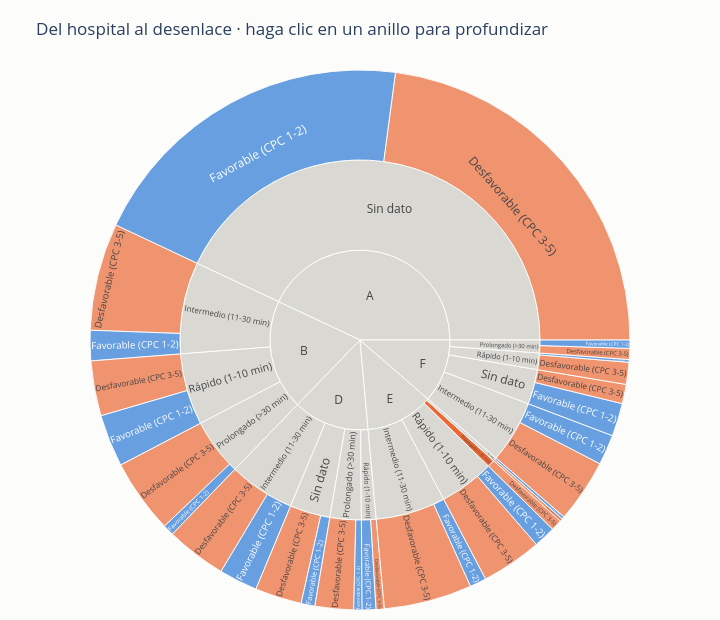

Source (notebook cell):
### Markdown cell above
### **2.2. Visualizaciones Interactivas**
---

* Cree visualizaciones interactivas, como gráficos dinámicos o tableros interactivos y proporcione instrucciones claras sobre cómo interactuar con ellos.
* Explore cómo estas visualizaciones ayudan en la exploración de datos y documente su análisis.

Las tres visualizaciones siguientes usan **Plotly** y responden a preguntas que un gráfico estático no puede atender bien: seguir un subgrupo concreto a través de varias variables, aislar un centro del resto, o descender desde el total de la cohorte hasta un nivel individual de severidad.

> **Nota de reproducción.** Si el notebook se abre sin conexión, las figuras interactivas pueden no renderizarse porque la librería se carga desde CDN. Basta con volver a ejecutar las celdas de esta sección con conexión disponible.

### Code cell
# ---------------------------------------------------------------------------
# Preparación · se convierte a texto porque Plotly no admite categóricas
# no ordenadas en el argumento 'path'
# ---------------------------------------------------------------------------
base = clinical.assign(
    Desenlace=clinical['Outcome'].astype(str).map(ETIQUETA_DESENLACE)
)

MAPA = {ETIQUETA_DESENLACE['Good']: FAVORABLE,
        ETIQUETA_DESENLACE['Poor']: DESFAVORABLE,
        '(?)': '#d9d8d3'}          # nodos intermedios del sunburst

# ---------------------------------------------------------------------------
# Figura interactiva · jerarquía hospital → tramo de ROSC → desenlace
# ---------------------------------------------------------------------------
jerarquia = (base.groupby(['Hospital', 'ROSC_cat', 'Desenlace'], observed=True)
             .size().reset_index(name='Pacientes')
             .astype({'Hospital': str, 'ROSC_cat': str, 'Desenlace': str}))

fig = px.sunburst(
    jerarquia,
    path=['Hospital', 'ROSC_cat', 'Desenlace'],
    values='Pacientes',
    color='Desenlace',
    color_discrete_map=MAPA,
    title='Del hospital al desenlace · haga clic en un anillo para profundizar',
)
fig.update_traces(
    hovertemplate='<b>%{label}</b><br>%{value} pacientes'
                  '<br>%{percentParent:.1%} de su nivel superior<extra></extra>')
fig.update_layout(width=720, height=620,
                  paper_bgcolor=SUPERFICIE, font=dict(size=12),
                  margin=dict(t=70, l=10, r=10, b=10))
fig.show()

print(f"{len(base)} pacientes · {jerarquia['Hospital'].nunique()} centros")

### Figure 1 — Plotly figure (JSON) as saved in the notebook; plotly's stock layout.template omitted (floating-point values rounded to 4 significant figures)
{"data": [{"branchvalues": "total", "customdata": [["(?)"], ["(?)"], ["(?)"], ["(?)"], ["(?)"], ["(?)"], ["(?)"], ["(?)"], ["(?)"], ["(?)"], ["(?)"], ["(?)"], ["(?)"], ["(?)"], ["(?)"], ["(?)"], ["(?)"], ["(?)"], ["(?)"], ["(?)"], ["Desfavorable (CPC 3-5)"], ["Desfavorable (CPC 3-5)"], ["Desfavorable (CPC 3-5)"], ["Desfavorable (CPC 3-5)"], ["Desfavorable (CPC 3-5)"], ["Desfavorable (CPC 3-5)"], ["Desfavorable (CPC 3-5)"], ["Desfavorable (CPC 3-5)"], ["Desfavorable (CPC 3-5)"], ["Desfavorable (CPC 3-5)"], ["Desfavorable (CPC 3-5)"], ["Desfavorable (CPC 3-5)"], ["Desfavorable (CPC 3-5)"], ["Desfavorable (CPC 3-5)"], ["Desfavorable (CPC 3-5)"], ["Desfavorable (CPC 3-5)"], ["Desfavorable (CPC 3-5)"], ["Favorable (CPC 1-2)"], ["Favorable (CPC 1-2)"], ["Favorable (CPC 1-2)"], ["Favorable (CPC 1-2)"], ["Favorable (CPC 1-2)"], ["Favorable (CPC 1-2)"], ["Favorable (CPC 1-2)"], ["Favorable (CPC 1-2)"], ["Favorable (CPC 1-2)"], ["Favorable (CPC 1-2)"], ["Favorable (CPC 1-2)"], ["Favorable (CPC 1-2)"], ["Favorable (CPC 1-2)"], ["Favorable (CPC 1-2)"], ["Favorable (CPC 1-2)"]], "domain": {"x": [0, 1], "y": [0, 1]}, "hovertemplate": "<b>%{label}</b><br>%{value} pacientes<br>%{percentParent:.1%} de su nivel superior<extra></extra>", "ids": ["F", "A/Sin dato", "B/Rápido (1-10 min)", "B/Intermedio (11-30 min)", "B/Prolongado (>30 min)", "D/Rápido (1-10 min)", "D/Intermedio (11-30 min)", "D/Prolongado (>30 min)", "D/Sin dato", "E/Intermedio (11-30 min)", "E/Rápido (1-10 min)", "E/Sin dato", "F/Rápido (1-10 min)", "F/Intermedio (11-30 min)", "F/Prolongado (>30 min)", "F/Sin dato", "A", "B", "D", "E", "F/Prolongado (>30 min)/Desfavorable (CPC 3-5)", "F/Sin dato/Desfavorable (CPC 3-5)", "E/Prolongado (>30 min)", "A/Sin dato/Desfavorable (CPC 3-5)", "F/Intermedio (11-30 min)/Desfavorable (CPC 3-5)", "D/Prolongado (>30 min)/Desfavorable (CPC 3-5)", "F/Rápido (1-10 min)/Desfavorable (CPC 3-5)", "D/Sin dato/Desfavorable (CPC 3-5)", "E/Rápido (1-10 min)/Desfavorable (CPC 3-5)", "B/Prolongado (>30 min)/Desfavorable (CPC 3-5)", "D/Rápido (1-10 min)/Desfavorable (CPC 3-5)", "E/Intermedio (11-30 min)/Desfavorable (CPC 3-5)", "B/Intermedio (11-30 min)/Desfavorable (CPC 3-5)", "E/Prolongado (>30 min)/Desfavorable (CPC 3-5)", "E/Sin dato/Desfavorable (CPC 3-5)", "B/Rápido (1-10 min)/Desfavorable (CPC 3-5)", "D/Intermedio (11-30 min)/Desfavorable (CPC 3-5)", "B/Rápido (1-10 min)/Favorable (CPC 1-2)", "B/Prolongado (>30 min)/Favorable (CPC 1-2)", "A/Sin dato/Favorable (CPC 1-2)", "B/Intermedio (11-30 min)/Favorable (CPC 1-2)", "F/Rápido (1-10 min)/Favorable (CPC 1-2)", "D/Intermedio (11-30 min)/Favorable (CPC 1-2)", "D/Sin dato/Favorable (CPC 1-2)", "E/Rápido (1-10 min)/Favorable (CPC 1-2)", "E/Intermedio (11-30 min)/Favorable (CPC 1-2)", "F/Sin dato/Favorable (CPC 1-2)", "F/Prolongado (>30 min)/Favorable (CPC 1-2)", "F/Intermedio (11-30 min)/Favorable (CPC 1-2)", "E/Sin dato/Favorable (CPC 1-2)", "D/Rápido (1-10 min)/Favorable (CPC 1-2)", "D/Prolongado (>30 min)/Favorable (CPC 1-2)"], "labels": ["F", "Sin dato", "Rápido (1-10 min)", "Intermedio (11-30 min)", "Prolongado (>30 min)", "Rápido (1-10 min)", "Intermedio (11-30 min)", "Prolongado (>30 min)", "Sin dato", "Intermedio (11-30 min)", "Rápido (1-10 min)", "Sin dato", "Rápido (1-10 min)", "Intermedio (11-30 min)", "Prolongado (>30 min)", "Sin dato", "A", "B", "D", "E", "Desfavorable (CPC 3-5)", "Desfavorable (CPC 3-5)", "Prolongado (>30 min)", "Desfavorable (CPC 3-5)", "Desfavorable (CPC 3-5)", "Desfavorable (CPC 3-5)", "Desfavorable (CPC 3-5)", "Desfavorable (CPC 3-5)", "Desfavorable (CPC 3-5)", "Desfavorable (CPC 3-5)", "Desfavorable (CPC 3-5)", "Desfavorable (CPC 3-5)", "Desfavorable (CPC 3-5)", "Desfavorable (CPC 3-5)", "Desfavorable (CPC 3-5)", "Desfavorable (CPC 3-5)", "Desfavorable (CPC 3-5)", "Favorable (CPC 1-2)", "Favorable (CPC 1-2)", "Favorable (CPC 1-2)", "Favorable (CPC 1-2)", "Favorable (CPC 1-2)", "Favorable (CPC 1-2)", "Favorable (CPC 1-2)", "Favorable (CPC 1-2)", "Favorable (CPC 1-2)", "Favorable (CPC 1-2)", "Favorable (CPC 1-2)", "Favorable (CPC 1-2)", "Favorable (CPC 1-2)", "Favorable (CPC 1-2)", "Favorable (CPC 1-2)"], "marker": {"colors": ["#d9d8d3", "#d9d8d3", "#d9d8d3", "#d9d8d3", "#d9d8d3", "#d9d8d3", "#d9d8d3", "#d9d8d3", "#d9d8d3", "#d9d8d3", "#d9d8d3", "#d9d8d3", "#d9d8d3", "#d9d8d3", "#d9d8d3", "#d9d8d3", "#d9d8d3", "#d9d8d3", "#d9d8d3", "#d9d8d3", "#eb6834", "#eb6834", "#eb6834", "#eb6834", "#eb6834", "#eb6834", "#eb6834", "#eb6834", "#eb6834", "#eb6834", "#eb6834", "#eb6834", "#eb6834", "#eb6834", "#eb6834", "#eb6834", "#eb6834", "#2a78d6", "#2a78d6", "#2a78d6", "#2a78d6", "#2a78d6", "#2a78d6", "#2a78d6", "#2a78d6", "#2a78d6", "#2a78d6", "#2a78d6", "#2a78d6", "#2a78d6", "#2a78d6", "#2a78d6"]}, "name": "", "parents": ["", "A", "B", "B", "B", "D", "D", "D", "D", "E", "E", "E", "F", "F", "F", "F", "", "", "", "", "F/Prolongado (>30 min)", "F/Sin dato", "E", "A/Sin dato", "F/Intermedio (11-30 min)", "D/Prolongado (>30 min)", "F/Rápido (1-10 min)", "D/Sin dato", "E/Rápido (1-10 min)", "B/Prolongado (>30 min)", "D/Rápido (1-10 min)", "E/Intermedio (11-30 min)", "B/Intermedio (11-30 min)", "E/Prolongado (>30 min)", "E/Sin dato", "B/Rápido (1-10 min)", "D/Intermedio (11-30 min)", "B/Rápido (1-10 min)", "B/Prolongado (>30 min)", "A/Sin dato", "B/Intermedio (11-30 min)", "F/Rápido (1-10 min)", "D/Intermedio (11-30 min)", "D/Sin dato", "E/Rápido (1-10 min)", "E/Intermedio (11-30 min)", "F/Sin dato", "F/Prolongado (>30 min)", "F/Intermedio (11-30 min)", "E/Sin dato", "D/Rápido (1-10 min)", "D/Prolongado (>30 min)"], "type": "sunburst", "values": [69.0, 261.0, 39.0, 50.0, 31.0, 8.0, 36.0, 17.0, 22.0, 38.0, 30.0, 2.0, 9.0, 34.0, 7.0, 19.0, 261.0, 120.0, 83.0, 74.0, 4.0, 7.0, 4.0, 139.0, 23.0, 14.0, 8.0, 17.0, 22.0, 27.0, 3.0, 32.0, 39.0, 4.0, 1.0, 20.0, 22.0, 19.0, 4.0, 122.0, 11.0, 1.0, 14.0, 5.0, 8.0, 6.0, 12.0, 3.0, 11.0, 1.0, 5.0, 3.0]}], "layout": {"font": {"size": 12}, "height": 620, "legend": {"tracegroupgap": 0}, "margin": {"b": 10, "l": 10, "r": 10, "t": 70}, "paper_bgcolor": "#fcfcfb", "title": {"text": "Del hospital al desenlace · haga clic en un anillo para profundizar"}, "width": 720}}
